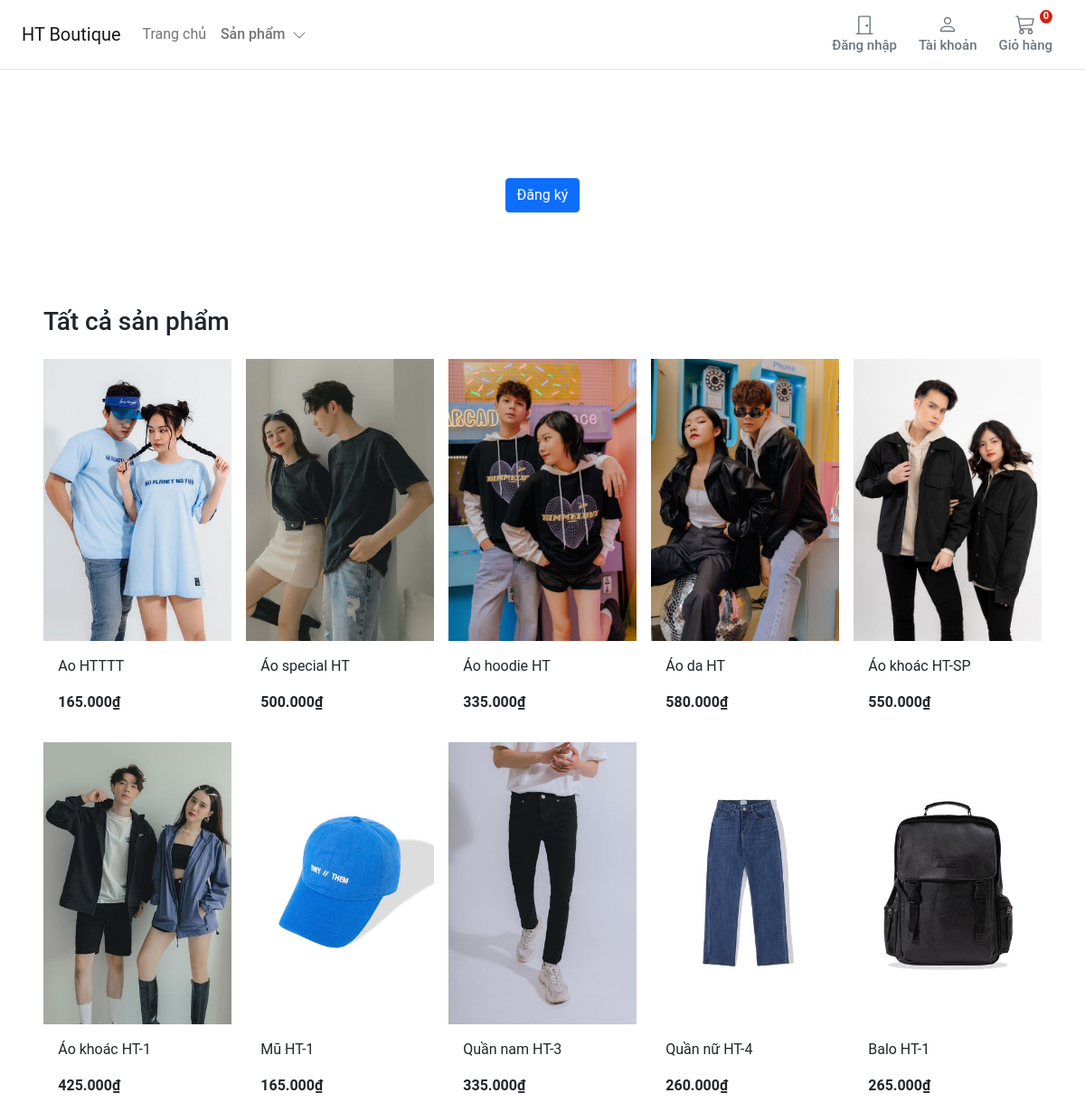
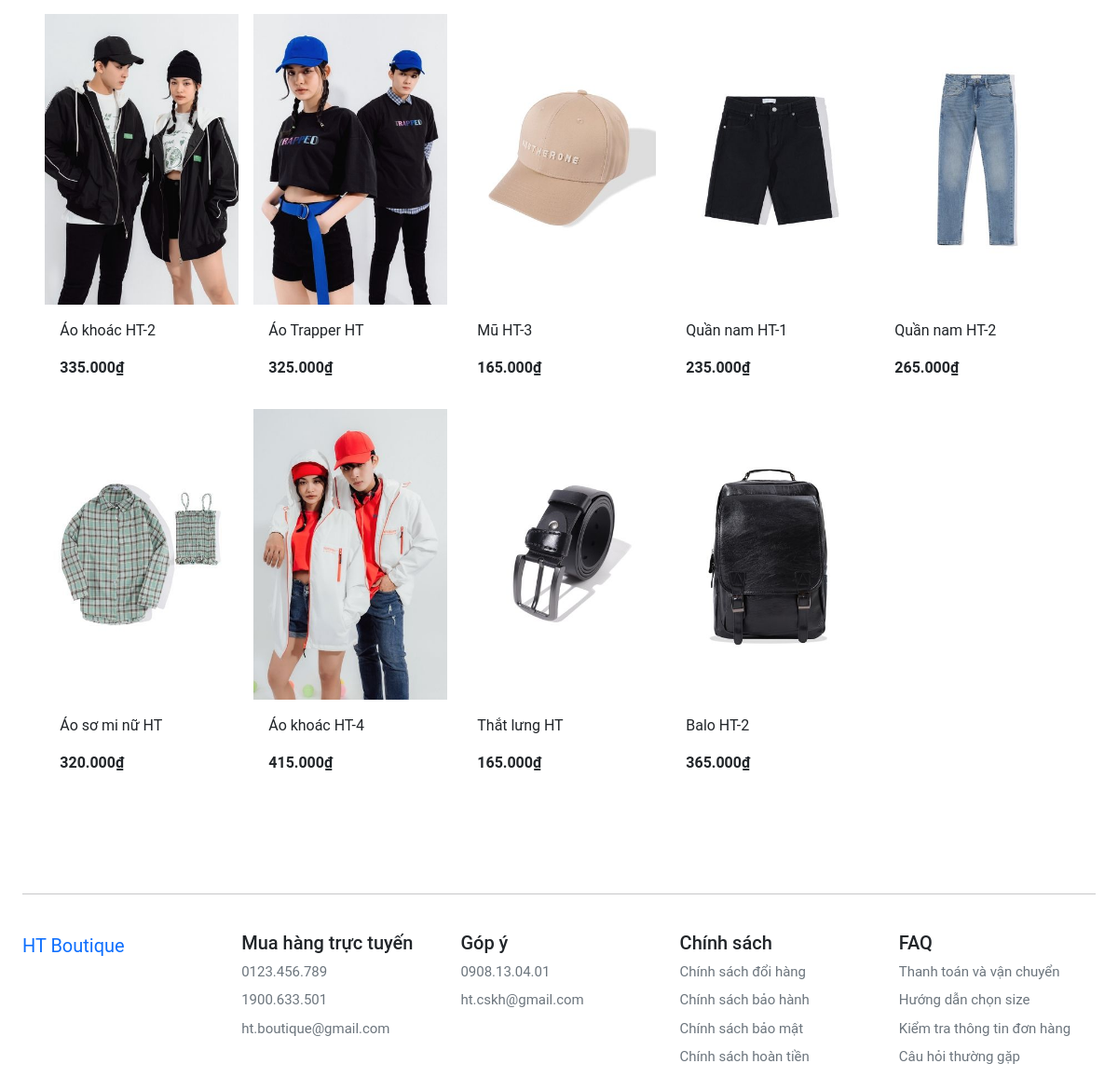
The page / on the database its author committed (2 pictures, top to bottom).
### store/models.py (models this page shows, shortened)
class Product(models.Model):
    category = models.ForeignKey(Category, related_name='product', on_delete=models.CASCADE)
    created_by = models.ForeignKey(settings.AUTH_USER_MODEL, on_delete=models.CASCADE, related_name='product_creator')
    title = models.CharField(max_length=255)
    author = models.CharField(max_length=255, default='admin')
    description = models.TextField(blank=True)
    image = models.ImageField(upload_to='images/', default='images/default.png')
    slug = models.SlugField(max_length=255)
    price = models.DecimalField(max_digits=11, decimal_places=3)
    in_stock = models.BooleanField(default=True)
    is_active = models.BooleanField(default=True)
    created = models.DateTimeField(auto_now_add=True)
    updated = models.DateTimeField(auto_now=True)
    objects = models.Manager()
    products = ProductManager()
    class Meta:
        verbose_name_plural = 'Products'
        ordering = ('-created',)
    def get_absolute_url(self):
        return reverse('store:product_detail', args=[self.slug])

### store/views.py (the view)
# urls.py: path('', views.product_all, name='product_all'),
def product_all(request):
    products = Product.products.all()
    return render(request, 'store/home.html', {'products': products})

### basket/basket.py (called while the page is built)
    def __len__(self):
        return sum(item['qty'] for item in self.basket.values())

### basket/context_processors.py (called while the page is built)
def basket(request):
    return {'basket': Basket(request)}

### store/context_processors.py (called while the page is built)
def categories(request):
    return {
        'categories': Category.objects.all()
    }

### store/models.py (called while the page is built)
    def get_queryset(self):
        return super(ProductManager, self).get_queryset().filter(is_active=True)

    def get_absolute_url(self):
        return reverse('store:category_list', args=[self.slug])

### templates/store/home.html (shortened to what this page needs)
{% extends "./base.html" %}
{% load static %}
{% block content %}
<main>
  <section class="py-5 text-center container">
      <div class="row py-lg-4">
    </div>
    <a href="{% url "account:register" %}" class="btn btn-primary my-2">Đăng ký</a>
  </section>
  <div class="container">
    <div class="container">
      <div class="row">
        <div class="album py-5">
          <div class="pb-3">
            <h1 class="h3">Tất cả sản phẩm</h1>
          </div>
          <div class="row row-cols-1 row-cols-sm-2 row-cols-md-5 g-3">
            {% for product in products %}
            <div class="col">
              <div class="card border-0">
                <img class="img-fluid" alt="Responsive image" src="{{ product.image.url }}">
                <div class="card-body px-0">
                  <p class="card-text">
                    <a class="text-dark text-decoration-none"
                      href="{{ product.get_absolute_url }}">&emsp;{{ product.title|slice:":350" }}</a>
                  </p>
                  <div class="fw-bold">&emsp;{{ product.price }}₫</div>
                </div>
              </div>
            </div>
            {% endfor %}
          </div>
        </div>
      </div>
    </div>
</main>
{% endblock %}

### templates/store/base.html (shortened to what this page needs)
{% load static %}
<!DOCTYPE html>
<html>
<head>
    <link href="https://cdn.jsdelivr.net/npm/bootstrap@5.0.0-beta1/dist/css/bootstrap.min.css" rel="stylesheet"
>
    <link rel="stylesheet" href="{% static 'core/css/base.css' %}">
    <link rel="stylesheet" href="{% static 'basket/css/basket.css' %}">
</head>
<body>
    <header class="pb-3">
        <nav class="navbar navbar-expand-md navbar-light bg-white border-bottom">
            <div class="container-fluid px-md-4">
                <div class="d-flex w-100 navbar-collapse">
                    <a class="navbar-brand" href="/">HT Boutique</a>
                    <ul class="navbar-nav me-auto mb-2 mb-md-0">
                        <li class="nav-item active">
                            <a class="nav-link" aria-current="page" href="/">Trang chủ</a>
                        </li>
                        <li class="nav-item dropdown">
                            <a class="nav-link d-md-block fw500" href="#" id="navbarDropdown" role="button"
                                data-bs-toggle="dropdown" aria-expanded="false">
                                Sản phẩm
                                <i class="ps-1"><svg xmlns="http://www.w3.org/2000/svg" width="16" height="16"
                                    fill="currentColor" class="bi bi-chevron-down" viewBox="0 0 16 16">
                                    <path fill-rule="evenodd"
                                        d="M1.646 4.646a.5.5 0 0 1 .708 0L8 10.293l5.646-5.647a.5.5 0 0 1 .708.708l-6 6a.5.5 0 0 1-.708 0l-6-6a.5.5 0 0 1 0-.708z" />
                                </svg></i>
                            </a>
                        </li>
                    </ul>
                    {% if user.is_authenticated %}
                    <a type="button" role="button" href="{% url "account:logout" %}"
                        class="btn btn-outline-secondary border-0 basket-btn">
                        <div>
                            <svg xmlns="http://www.w3.org/2000/svg" width="22" height="22" fill="currentColor"
                                class="bi bi-door-closed" viewBox="0 0 16 16">
                                <path
                                    d="M3 2a1 1 0 0 1 1-1h8a1 1 0 0 1 1 1v13h1.5a.5.5 0 0 1 0 1h-13a.5.5 0 0 1 0-1H3V2zm1 13h8V2H4v13z" />
                                <path d="M9 9a1 1 0 1 0 2 0 1 1 0 0 0-2 0z" />
                            </svg>
                        </div>
                        <span class="fs15 fw500">Đăng xuất</span>
                    </a>
                    {% else %}
                    <a type="button" role="button" href="{% url "account:login" %}"
                        class="btn btn-outline-secondary border-0 basket-btn">
                        <div>
                            <svg xmlns="http://www.w3.org/2000/svg" width="22" height="22" fill="currentColor"
                                class="bi bi-door-closed" viewBox="0 0 16 16">
                                <path
                                    d="M3 2a1 1 0 0 1 1-1h8a1 1 0 0 1 1 1v13h1.5a.5.5 0 0 1 0 1h-13a.5.5 0 0 1 0-1H3V2zm1 13h8V2H4v13z" />
                                <path d="M9 9a1 1 0 1 0 2 0 1 1 0 0 0-2 0z" />
                            </svg>
                        </div>
                        <span class="fs15 fw500">Đăng nhập</span>
                    </a>
                    {% endif %}
                    <a type="button" role="button" href="{% url "account:dashboard" %}"
                        class="btn btn-outline-secondary border-0 basket-btn">
                        <div>
                        </div>
                        <span class="fs15 fw500">Tài khoản</span>
                    </a>
                    <a type="button" role="button" href="{% url "basket:basket_summary" %}"
                        class="btn btn-outline-secondary border-0 basket-btn">
                        {% with total_qty=basket|length %}
                        <div id="basket-qty" class="basket-qty">
                            {% if total_qty > 0 %}
                            {{ total_qty }}
                            {% else %}
                            0
                            {% endif %}
                        </div>
                        {% endwith %}
                        <div>
                        </div>
                        <span class="fs15 fw500">Giỏ hàng</span>
                    </a>
                </div>
            </div>
        </nav>
    </header>
    <div id="content">{% block content %} {% endblock %}</div>
    <footer class="container py-5 footer">
        <hr>
        <div class="row pt-4">
            <div class="col-12 col-md">
                <a class="navbar-brand" href="/">HT Boutique</a>
            </div>
            <div class="col-6 col-md fs15">
                <h5>Mua hàng trực tuyến</h5>
                <ul class="list-unstyled">
                    <li><a class="link-secondary text-decoration-none">0123.456.789</a></li>
                    <li><a class="link-secondary text-decoration-none">1900.633.501</a></li>
                    <li><a class="link-secondary text-decoration-none" href="#">ht.boutique@gmail.com</a></li>
                </ul>
            </div>
            <div class="col-6 col-md fs15">
                <h5>Góp ý</h5>
                <ul class="list-unstyled">
                    <li><a class="link-secondary text-decoration-none">0908.13.04.01</a></li>
                    <li><a class="link-secondary text-decoration-none" href="#">ht.cskh@gmail.com</a></li>
                </ul>
            </div>
            <div class="col-6 col-md fs15">
                <h5>Chính sách</h5>
                <ul class="list-unstyled">
                    <li><a class="link-secondary text-decoration-none" href="#">Chính sách đổi hàng</a></li>
                    <li><a class="link-secondary text-decoration-none" href="#">Chính sách bảo hành</a></li>
                    <li><a class="link-secondary text-decoration-none" href="#">Chính sách bảo mật</a></li>
                    <li><a class="link-secondary text-decoration-none" href="#">Chính sách hoàn tiền</a></li>
                </ul>
            </div>
            <div class="col-6 col-md fs15">
                <h5>FAQ</h5>
                <ul class="list-unstyled">
                    <li><a class="link-secondary text-decoration-none" href="#">Thanh toán và vận chuyển</a></li>
                    <li><a class="link-secondary text-decoration-none" href="#">Hướng dẫn chọn size</a></li>
                    <li><a class="link-secondary text-decoration-none" href="#">Kiểm tra thông tin đơn hàng</a></li>
                    <li><a class="link-secondary text-decoration-none" href="#">Câu hỏi thường gặp</a></li>
                </ul>
            </div>
        </div>
    </footer>
</body>
</html>

### static/core/css/base.css (style rules this page uses)
@media (min-width: 1000px) { .container { max-width: 1000px; } }
@media (max-width: 1200px) { .container { max-width: 100%; padding:0 24px; } }
html, body, p, div { letter-spacing: -0.02px; font-family: 'Roboto', sans-serif; }
.fs15 { font-size: 0.9375rem; }
.fw500 { font-weight: 500; }
.footer > div > div > ul > li { padding-bottom:8px; }

### static/basket/css/basket.css (style rules this page uses)
.basket-qty { color: #fff; background: #d42114; border: 2px solid #fff; border-radius: 50%; text-align: center; font-size: 11px; height: 15px; width: 14px; position: absolute; box-sizing: content-box; font-weight: 600; display: flex; justify-content: center; align-items: center; top: 1px; right: 10px; }
.basket-btn { position: relative; }

### rows shown on the page
Product: image (picture), title "Ao HTTTT", price "165.000"
Product: image (picture), title "Áo special HT", price "500.000"
Product: image (picture), title "Áo hoodie HT", price "335.000"
Product: image (picture), title "Áo da HT", price "580.000"
Product: image (picture), title "Áo khoác HT-SP", price "550.000"
Product: image (picture), title "Áo khoác HT-1", price "425.000"
Product: image (picture), title "Mũ HT-1", price "165.000"
Product: image (picture), title "Quần nam HT-3", price "335.000"
Product: image (picture), title "Quần nữ HT-4", price "260.000"
Product: image (picture), title "Balo HT-1", price "265.000"
Product: image (picture), title "Áo khoác HT-2", price "335.000"
Product: image (picture), title "Áo Trapper HT", price "325.000"
Product: image (picture), title "Mũ HT-3", price "165.000"
Product: image (picture), title "Quần nam HT-1", price "235.000"
Product: image (picture), title "Quần nam HT-2", price "265.000"
Product: image (picture), title "Áo sơ mi nữ HT", price "320.000"
Product: image (picture), title "Áo khoác HT-4", price "415.000"
Product: image (picture), title "Thắt lưng HT", price "165.000"
Product: image (picture), title "Balo HT-2", price "365.000"
